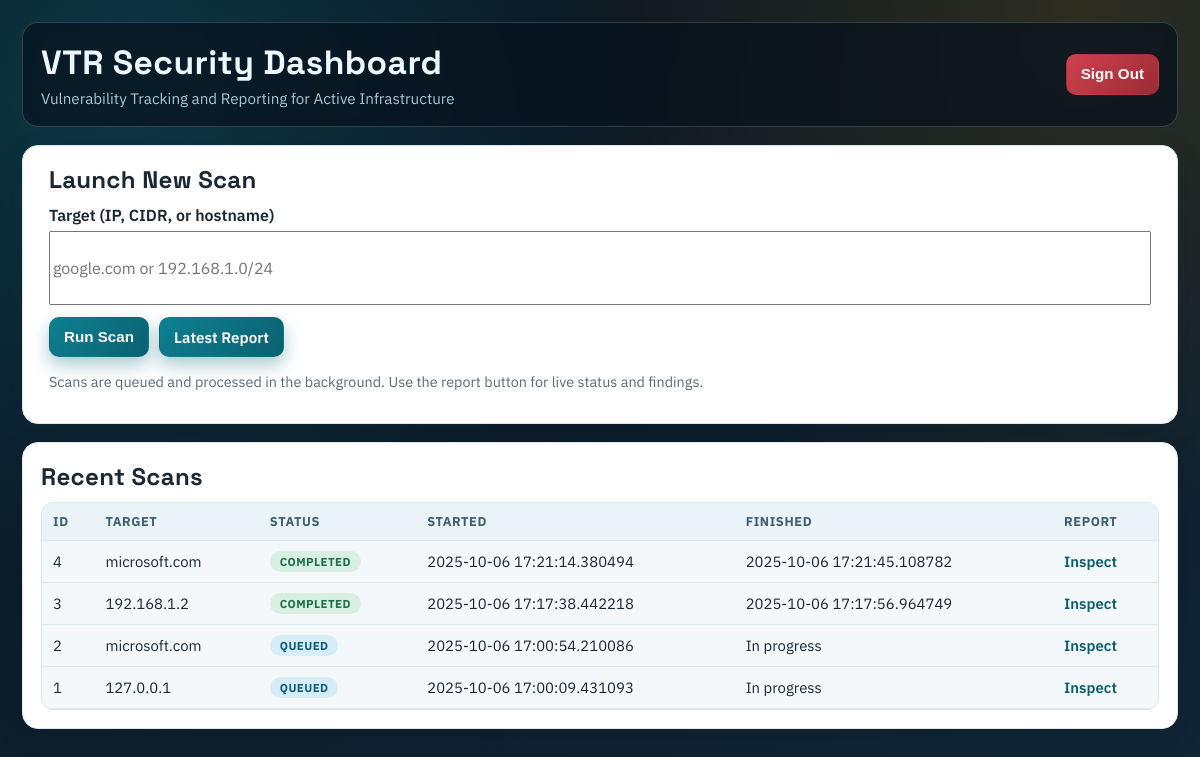
The page / (signed in) on the database as committed earlier.
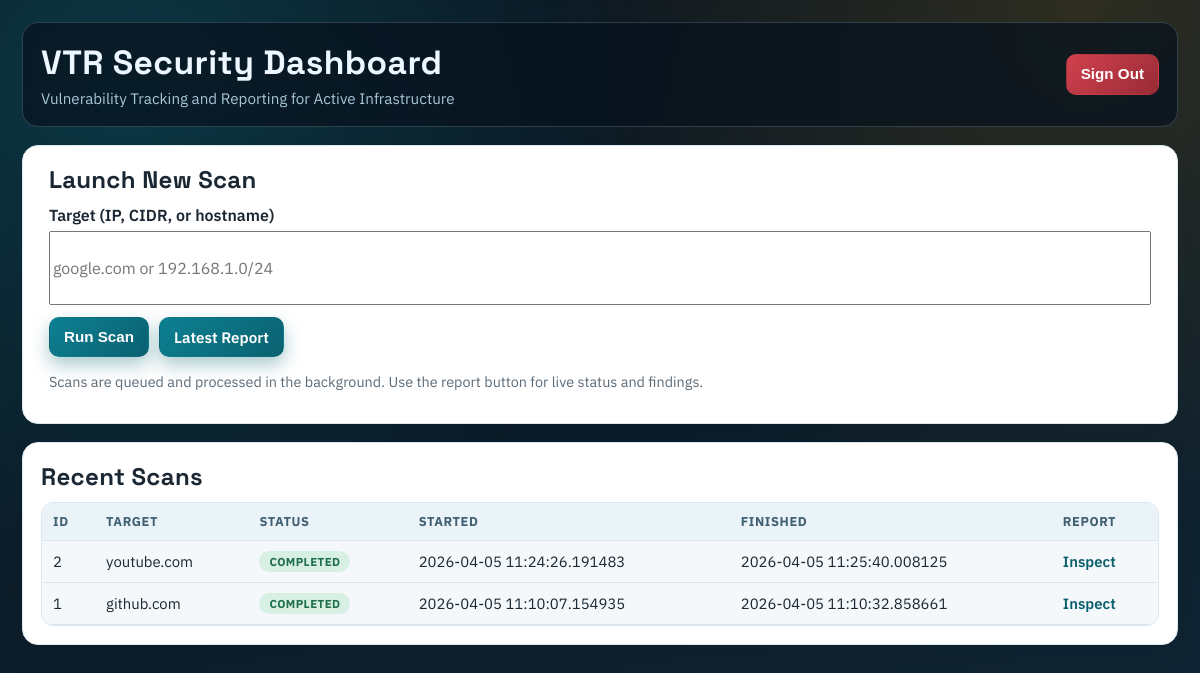
The same page on the database as committed later.
### app/models.py (models this page shows)
class Scan(db.Model):
    __tablename__ = "scans"
    id = db.Column(db.Integer, primary_key=True)
    target = db.Column(db.String(256), nullable=False)
    started_at = db.Column(db.DateTime, default=datetime.utcnow)
    finished_at = db.Column(db.DateTime, nullable=True)
    raw_xml = db.Column(db.Text, nullable=True)  # optional: keep xml for debugging
    hosts = db.relationship("Host", backref="scan", cascade="all, delete-orphan")
    findings = db.relationship("VulnerabilityFinding", backref="scan", cascade="all, delete-orphan")

### app/routes.py (the view, shortened to what this page needs)
@main.route("/", methods=["GET", "POST"])
@login_required
def home():
    if request.method == "GET":
        recent = Scan.query.order_by(Scan.started_at.desc()).limit(10).all()
        requested_scan_id = request.args.get("scan_id", type=int)
        preferred_scan_id = None
        if requested_scan_id is not None:
            requested_scan = Scan.query.get(requested_scan_id)
            if requested_scan is not None:
                preferred_scan_id = requested_scan.id
        if preferred_scan_id is None:
            for s in recent:
                if _scan_status(s) in {"queued", "running"}:
                    preferred_scan_id = s.id
                    break
        if preferred_scan_id is None:
            for s in recent:
                if _scan_status(s) == "completed":
                    preferred_scan_id = s.id
                    break
        recent_list = [
            {
                "id": s.id,
                "target": s.target,
                "started_at": s.started_at,
                "finished_at": s.finished_at,
                "status": _scan_status(s)
            }
            for s in recent
        ]
        return render_template(
            "home.html",
            recent_scans=recent_list,
            preferred_scan_id=preferred_scan_id,
        )

### app/routes.py (called while the page is built)
def _scan_status(scan):
    raw_xml = scan.raw_xml or ""
    if scan.finished_at is None:
        if raw_xml.startswith("STATUS:RUNNING"):
            return "running"
        return "queued"
    if "\n\nERROR:" in raw_xml or raw_xml.startswith("ERROR:"):
        return "failed"
    return "completed"

def _is_authenticated():
    return bool(session.get("authenticated"))

def login_required(view_func):
    @wraps(view_func)
    def wrapper(*args, **kwargs):
        if _is_authenticated():
            return view_func(*args, **kwargs)
        flash("Please sign in to continue", "danger")
        return redirect(url_for("main.login", next=request.path))
    return wrapper

### app/templates/home.html (shortened to what this page needs)
<!doctype html>
<html>
<head>
</head>
<body>
  <div class="layout">
    <header class="topbar">
      <div>
        <h1 class="title">VTR Security Dashboard</h1>
        <p class="subtitle">Vulnerability Tracking and Reporting for Active Infrastructure</p>
      </div>
      <form action="{{ url_for('main.logout') }}" method="post">
        <button class="signout" type="submit">Sign Out</button>
      </form>
    </header>
    <main class="shell">
      <section class="card scan-card">
        <h2>Launch New Scan</h2>
        <form id="scanForm" action="{{ url_for('main.home') }}" method="post">
          <div class="target-wrap">
            <label for="target">Target (IP, CIDR, or hostname)</label>
            <input id="target" name="target" placeholder="google.com or 192.168.1.0/24" required />
            <div class="actions">
              <button id="submitBtn" type="submit">Run Scan</button>
              {% if preferred_scan_id %}
                <a id="reportBtn" class="btn-link" href="{{ url_for('main.report', scan_id=preferred_scan_id) }}">Latest Report</a>
              {% else %}
                <a id="reportBtn" class="btn-link btn-disabled" href="#" aria-disabled="true">Latest Report</a>
              {% endif %}
            </div>
          </div>
        </form>
        <p class="muted small">Scans are queued and processed in the background. Use the report button for live status and findings.</p>
      </section>
      <section class="card">
        <h2>Recent Scans</h2>
        {% if recent_scans %}
          <div class="table-wrap">
            <table>
              <thead><tr><th>ID</th><th>Target</th><th>Status</th><th>Started</th><th>Finished</th><th>Report</th></tr></thead>
              <tbody>
                {% for s in recent_scans %}
                <tr>
                  <td>{{ s.id }}</td>
                  <td>{{ s.target }}</td>
                  <td><span class="status status-{{ s.status }}">{{ s.status }}</span></td>
                  <td>{{ s.started_at }}</td>
                  <td>{{ s.finished_at or "In progress" }}</td>
                  <td><a class="view-link" href="{{ url_for('main.report', scan_id=s.id) }}">Inspect</a></td>
                </tr>
                {% endfor %}
              </tbody>
            </table>
          </div>
        {% else %}
          <p class="muted">No scans yet. Start one above.</p>
        {% endif %}
      </section>
    </main>
  </div>
</body>
</html>

Rows that differ between the two databases and show on the page:
removed Scan: id "4", target "microsoft.com", status "COMPLETED", started_at "2025-10-06 17:21:14.380494", finished_at "2025-10-06 17:21:45.108782"
removed Scan: id "3", target "192.168.1.2", status "COMPLETED", started_at "2025-10-06 17:17:38.442218", finished_at "2025-10-06 17:17:56.964749"
changed Scan id 2: target "microsoft.com" → "youtube.com"; status "QUEUED" → "COMPLETED"; started_at "2025-10-06 17:00:54.210086" → "2026-04-05 11:24:26.191483"; finished_at "In progress" → "2026-04-05 11:25:40.008125"
changed Scan id 1: target "127.0.0.1" → "github.com"; status "QUEUED" → "COMPLETED"; started_at "2025-10-06 17:00:09.431093" → "2026-04-05 11:10:07.154935"; finished_at "In progress" → "2026-04-05 11:10:32.858661"
